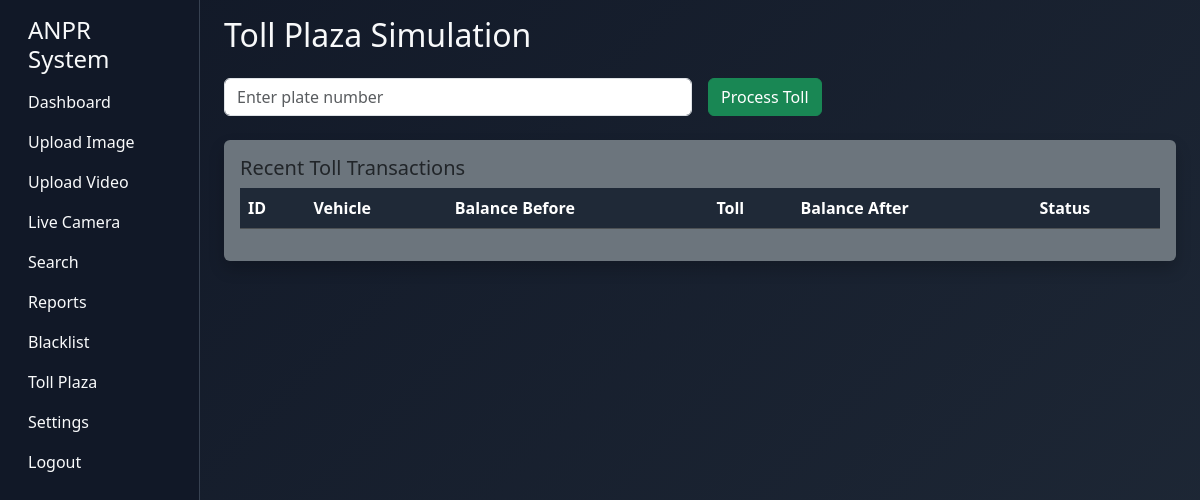
Before: /toll-plaza (signed in) with the older database file.
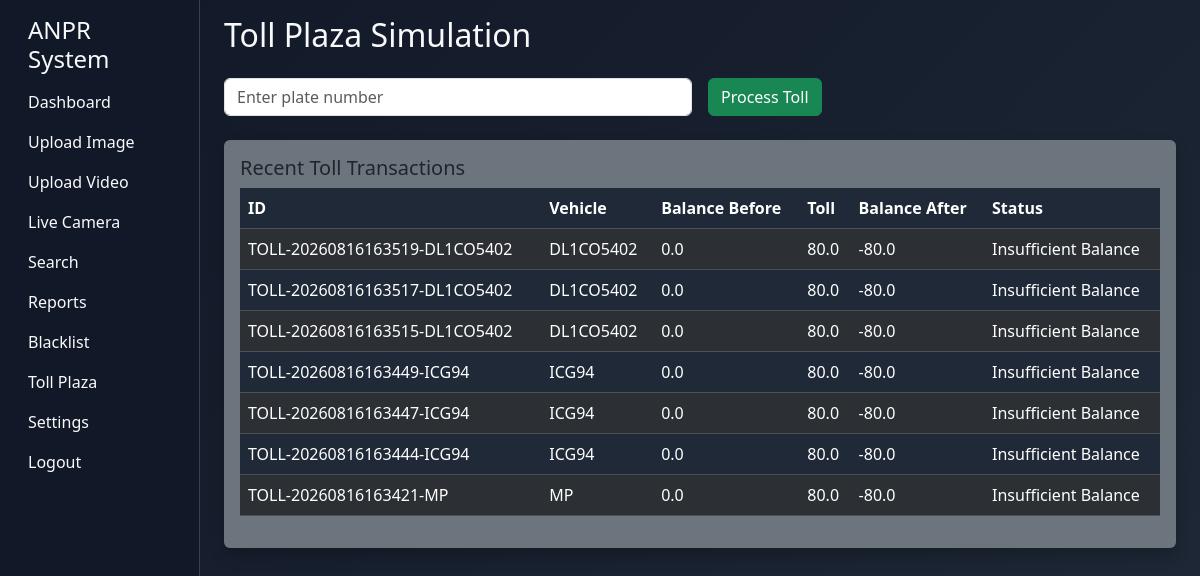
After: the same page with the newer database file.
### tables this page shows
CREATE TABLE toll_transactions (
                    id INTEGER PRIMARY KEY AUTOINCREMENT,
                    transaction_id TEXT UNIQUE,
                    entry_time TEXT,
                    exit_time TEXT,
                    vehicle_number TEXT,
                    vehicle_type TEXT,
                    fastag_balance_before REAL,
                    toll_amount REAL,
                    balance_after REAL,
                    status TEXT,
                    created_at TEXT DEFAULT CURRENT_TIMESTAMP
                );

### app.py (the view, shortened to what this page needs)
@app.route("/toll-plaza", methods=["GET", "POST"])
def toll_plaza() -> Any:
    return render_template("toll.html", transactions=database_manager.get_toll_transactions())

### app.py (called while the page is built)
@app.before_request
def require_login() -> None:
    public_routes = {"/login", "/logout", "/static/<path:filename>", "/api/health", "/api/spec"}
    if request.endpoint in {"static"}:
        return
    if request.path.startswith("/static/"):
        return
    if request.path in public_routes:
        return
    if "user_id" not in session:
        if request.path != "/login":
            return redirect(url_for("login"))

### modules/database_manager.py (called while the page is built)
    def _connect(self) -> sqlite3.Connection:
        conn = sqlite3.connect(self.db_path)
        conn.row_factory = sqlite3.Row
        return conn

    def get_toll_transactions(self) -> list[dict[str, Any]]:
        with self._connect() as conn:
            rows = conn.execute("SELECT * FROM toll_transactions ORDER BY id DESC LIMIT 20").fetchall()
        return [dict(row) for row in rows]

### templates/toll.html (shortened to what this page needs)
{% extends 'base.html' %}
{% block content %}
<h2 class="mb-4">Toll Plaza Simulation</h2>
<form class="row g-3 mb-4" method="post">
  <div class="col-md-6"><input class="form-control" name="plate_number" placeholder="Enter plate number"></div>
  <div class="col-md-6"><button class="btn btn-success" type="submit">Process Toll</button></div>
</form>
<div class="card bg-secondary">
  <div class="card-body">
    <h5 class="card-title">Recent Toll Transactions</h5>
    <table class="table table-dark table-striped">
      <thead><tr><th>ID</th><th>Vehicle</th><th>Balance Before</th><th>Toll</th><th>Balance After</th><th>Status</th></tr></thead>
      <tbody>
        {% for tx in transactions %}
        <tr><td>{{ tx.transaction_id }}</td><td>{{ tx.vehicle_number }}</td><td>{{ tx.fastag_balance_before }}</td><td>{{ tx.toll_amount }}</td><td>{{ tx.balance_after }}</td><td>{{ tx.status }}</td></tr>
        {% endfor %}
      </tbody>
    </table>
  </div>
</div>
{% endblock %}

Changed rows visible on the page:
added toll_transactions: transaction_id "TOLL-20260816163519-DL1CO5402", vehicle_number "DL1CO5402", fastag_balance_before "0.0", toll_amount "80.0", balance_after "-80.0", status "Insufficient Balance"
added toll_transactions: transaction_id "TOLL-20260816163517-DL1CO5402", vehicle_number "DL1CO5402", fastag_balance_before "0.0", toll_amount "80.0", balance_after "-80.0", status "Insufficient Balance"
added toll_transactions: transaction_id "TOLL-20260816163515-DL1CO5402", vehicle_number "DL1CO5402", fastag_balance_before "0.0", toll_amount "80.0", balance_after "-80.0", status "Insufficient Balance"
added toll_transactions: transaction_id "TOLL-20260816163449-ICG94", vehicle_number "ICG94", fastag_balance_before "0.0", toll_amount "80.0", balance_after "-80.0", status "Insufficient Balance"
added toll_transactions: transaction_id "TOLL-20260816163447-ICG94", vehicle_number "ICG94", fastag_balance_before "0.0", toll_amount "80.0", balance_after "-80.0", status "Insufficient Balance"
added toll_transactions: transaction_id "TOLL-20260816163444-ICG94", vehicle_number "ICG94", fastag_balance_before "0.0", toll_amount "80.0", balance_after "-80.0", status "Insufficient Balance"
added toll_transactions: transaction_id "TOLL-20260816163421-MP", vehicle_number "MP", fastag_balance_before "0.0", toll_amount "80.0", balance_after "-80.0", status "Insufficient Balance"
